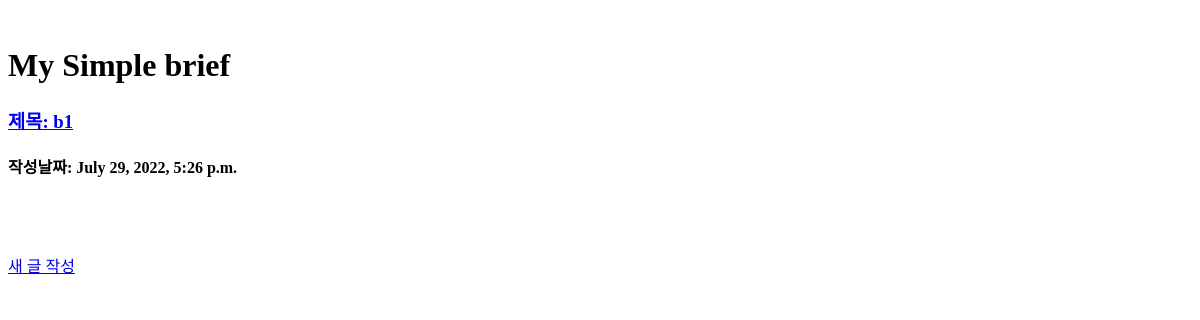
The page /brief/ on the database as committed earlier.
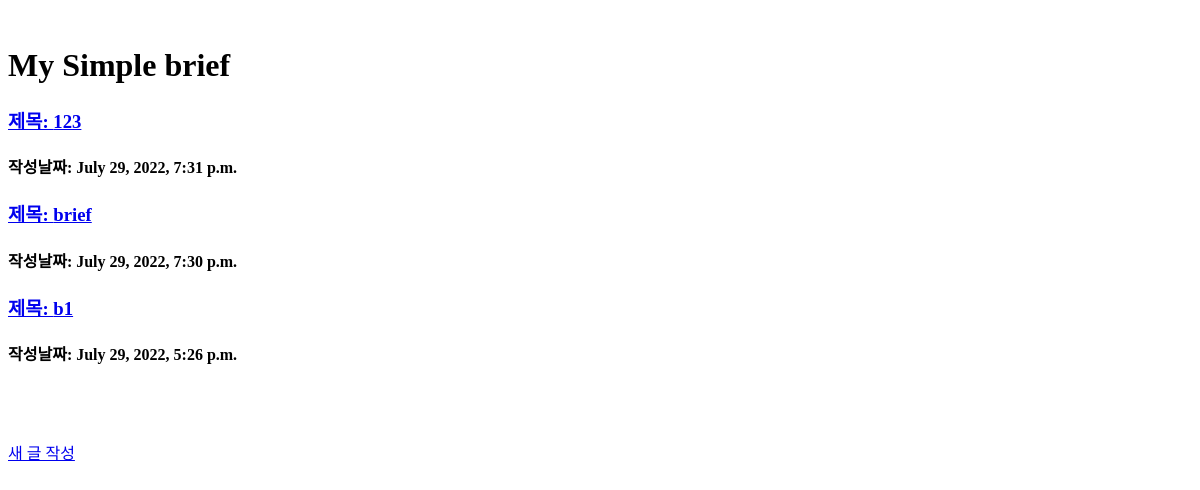
The same page on the database as committed later.
### stackersapp/models.py (models this page shows)
class Brief(models.Model):
    title = models.CharField(max_length=200)
    body = models.TextField()
    photo = models.ImageField(blank=True, null=True, upload_to='brief_image')
    date = models.DateTimeField(auto_now_add=True) # 자동으로 현재 시간 추가
    like_count = models.PositiveIntegerField(default=0)
    def __str__(self):
        return self.title

### stackersapp/views.py (the view)
# urls.py: path('brief/', views.brief_home, name='brief_home'),
def brief_home(request):
    posts = Brief.objects.filter().order_by('-date') # 내가 가져오고자 하는 정보를 필터링 해서 가져옴 / order_by: 정렬
    return render(request, 'brief_index.html', {'posts' : posts})

### stackersapp/templates/brief_index.html (shortened to what this page needs)
<h1>My Simple brief</h1>
{% for post in posts %}
    <a href="{% url 'brief_detail' post.id %}"><h3>제목: {{ post.title }}</h3></a>
    <h4>작성날짜: {{ post.date }}</h4>
{% endfor %}
<a href="{% url 'brief_formcreate' %}">새 글 작성</a><br/>

Rows that differ between the two databases and show on the page:
added Brief: title "123", date "July 29, 2022, 7:31 p.m."
added Brief: title "brief", date "July 29, 2022, 7:30 p.m."
